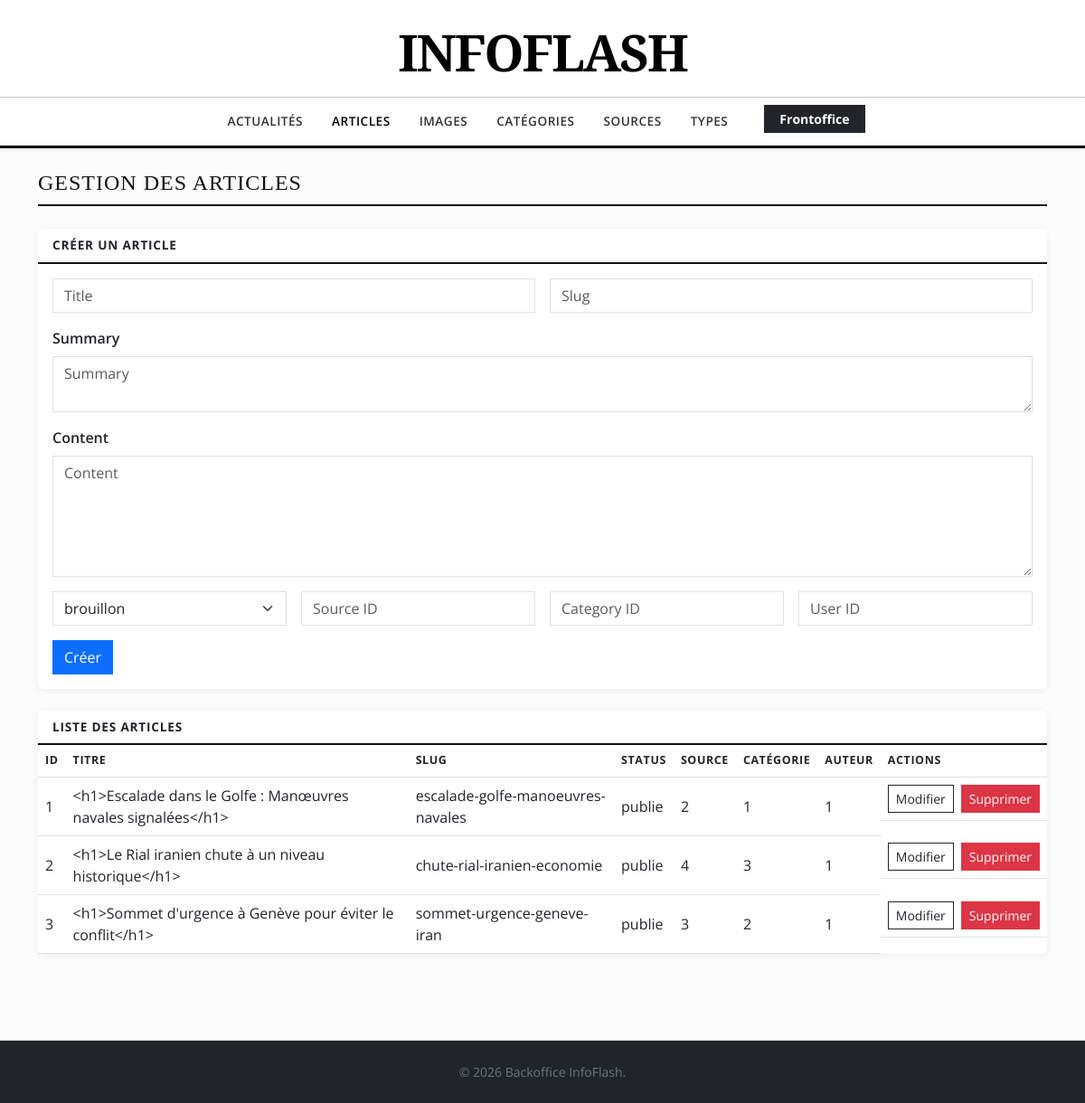
The page /backoffice/pages/Article.php on the database as committed earlier.
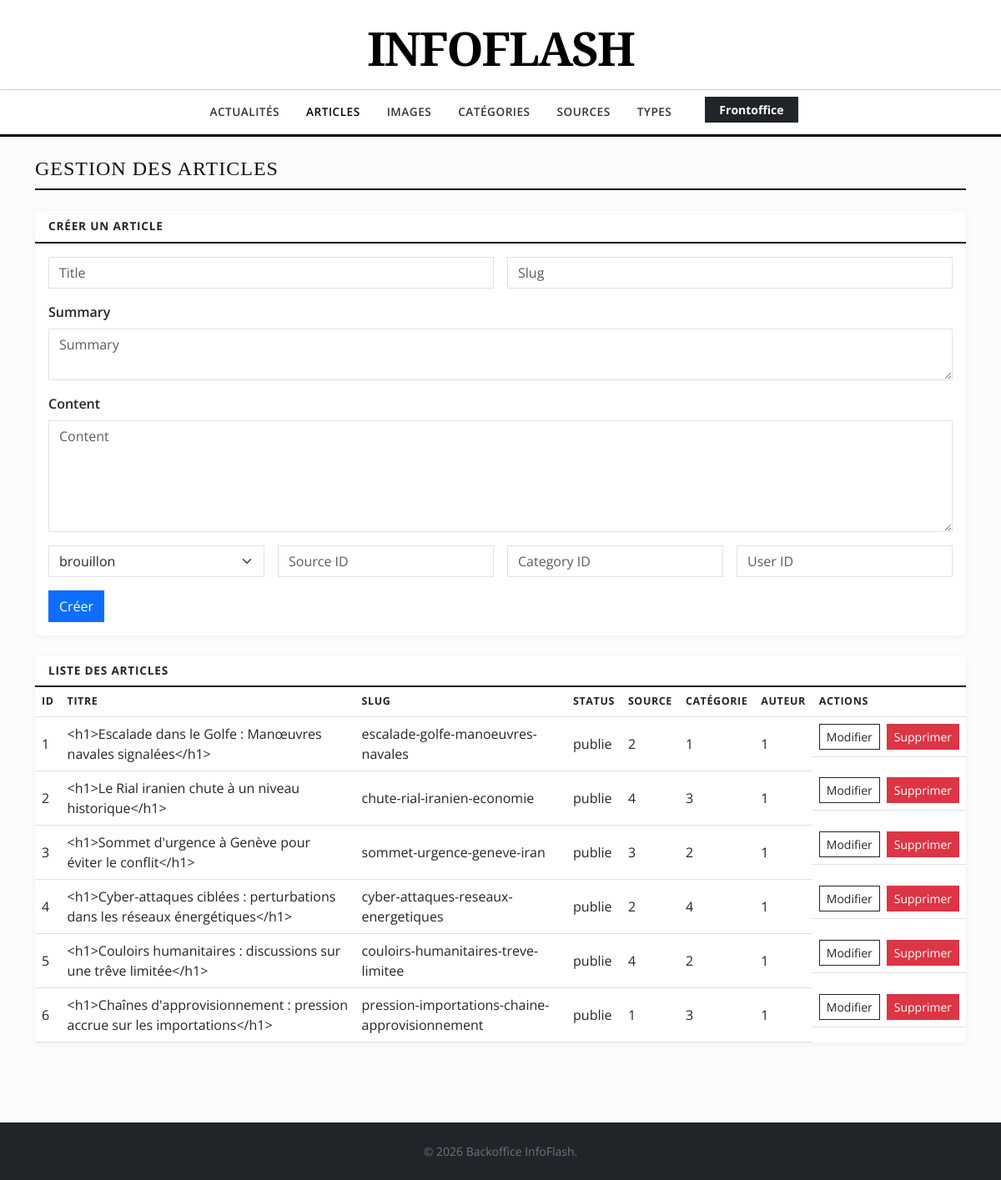
The same page on the database as committed later.
### tables this page shows
CREATE TABLE article (
    id INT PRIMARY KEY AUTO_INCREMENT,
    title VARCHAR(255) NOT NULL,
    slug VARCHAR(255) NOT NULL UNIQUE,  
    summary TEXT,  
    content LONGTEXT NOT NULL,
    status ENUM('brouillon', 'publie', 'archive') DEFAULT 'brouillon',
    source_id INT,
    category_id INT,
    user_id INT,  
    created_at TIMESTAMP DEFAULT CURRENT_TIMESTAMP,
    updated_at TIMESTAMP DEFAULT CURRENT_TIMESTAMP ON UPDATE CURRENT_TIMESTAMP,
    FOREIGN KEY (source_id) REFERENCES source(id) ON DELETE SET NULL,
    FOREIGN KEY (category_id) REFERENCES category_article(id) ON DELETE SET NULL,
    FOREIGN KEY (user_id) REFERENCES user(id) ON DELETE SET NULL
);

### backoffice/controllers/Article.php (called while the page is built, shortened)
<?php
include_once __DIR__ . '/../models/Article.php';
$error = $_GET['err'] ?? '';
try {
	$conn = getConnection();
	$stmt = $conn->prepare("SELECT * FROM article");
	$stmt->execute();
	$items = $stmt->get_result()->fetch_all(MYSQLI_ASSOC);
} catch (Throwable $exception) {
	if (empty($error)) {
		$error = $exception->getMessage();
	}
}

### backoffice/pages/Article.php (the view, shortened to what the changed rows need)
<?php
include_once '../controllers/Article.php';
function e($value) {
	return htmlspecialchars((string) $value, ENT_QUOTES, 'UTF-8');
}
?>
<!DOCTYPE html>
<html lang="fr">
<head>
	<link href="https://cdn.jsdelivr.net/npm/bootstrap@5.3.0/dist/css/bootstrap.min.css" rel="stylesheet">
</head>
<body>
<header class="bg-white pt-4 pb-3">
	<div class="container text-center"><a href="index" class="text-decoration-none"><h1 class="logo-text mb-0">INFOFLASH</h1></a></div>
</header>
<main class="container pb-5">
	<h2 class="section-title h4">Gestion des articles</h2>
	<div class="card panel">
		<div class="table-responsive">
			<table class="table table-hover align-middle mb-0">
				<thead><tr><th>ID</th><th>Titre</th><th>Slug</th><th>Status</th><th>Source</th><th>Catégorie</th><th>Auteur</th><th>Actions</th></tr></thead>
				<tbody>
				<?php foreach ($items as $item): ?>
					<tr>
						<td><?php echo e($item['id']); ?></td>
						<td><?php echo e($item['title']); ?></td>
						<td><?php echo e($item['slug']); ?></td>
						<td><?php echo e($item['status']); ?></td>
						<td><?php echo e($item['source_id']); ?></td>
						<td><?php echo e($item['category_id']); ?></td>
						<td><?php echo e($item['user_id']); ?></td>
						<td class="d-flex gap-2">
							<a class="btn btn-sm btn-outline-dark" href="?edit=<?php echo e($item['id']); ?>">Modifier</a>
							<form method="post" onsubmit="return confirm('Supprimer cet article ?');">
								<button class="btn btn-sm btn-danger" type="submit">Supprimer</button>
							</form>
						</td>
					</tr>
				<?php endforeach; ?>
				</tbody>
			</table>
		</div>
	</div>
</main>
</body>
</html>

Rows that differ between the two databases and show on the page:
added article: id "4", title "<h1>Cyber-attaques ciblées : perturbations dans les réseaux énergétiques</h1>", slug "cyber-attaques-reseaux-energetiques", status "publie", source "2", category "4", user "1"
added article: id "5", title "<h1>Couloirs humanitaires : discussions sur une trêve limitée</h1>", slug "couloirs-humanitaires-treve-limitee", status "publie", source "4", category "2", user "1"
added article: id "6", title "<h1>Chaînes d'approvisionnement : pression accrue sur les importations</h1>", slug "pression-importations-chaine-approvisionnement", status "publie", source "1", category "3", user "1"
